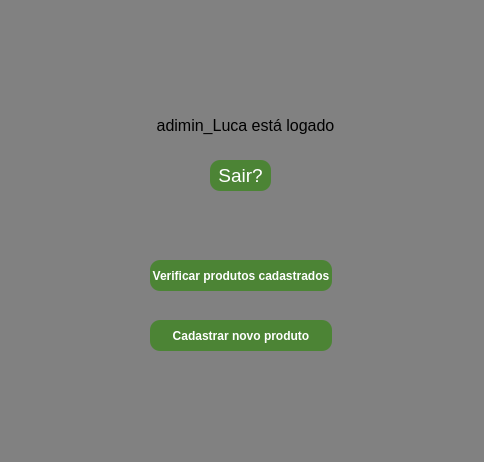
<?xml version="1.0" encoding="UTF-8"?>
<ui version="4.0">
 <class>MainWindow</class>
 <widget class="QMainWindow" name="MainWindow">
  <property name="geometry">
   <rect>
    <x>0</x>
    <y>0</y>
    <width>484</width>
    <height>462</height>
   </rect>
  </property>
  <property name="windowTitle">
   <string>Vendedor logado</string>
  </property>
  <property name="styleSheet">
   <string notr="true">background-color: rgb(129, 129, 129);
</string>
  </property>
  <widget class="QWidget" name="centralwidget">
   <widget class="QPushButton" name="botao_sair">
    <property name="geometry">
     <rect>
      <x>210</x>
      <y>160</y>
      <width>61</width>
      <height>31</height>
     </rect>
    </property>
    <property name="font">
     <font>
      <pointsize>14</pointsize>
     </font>
    </property>
    <property name="styleSheet">
     <string notr="true">background-color: rgb(76, 132, 53);
color: rgb(255, 255, 255);
border-radius: 10px;
border-style: outset;</string>
    </property>
    <property name="text">
     <string>Sair?</string>
    </property>
   </widget>
   <widget class="QLabel" name="msg_logado">
    <property name="geometry">
     <rect>
      <x>10</x>
      <y>110</y>
      <width>471</width>
      <height>31</height>
     </rect>
    </property>
    <property name="font">
     <font>
      <pointsize>12</pointsize>
     </font>
    </property>
    <property name="text">
     <string>adimin_Luca está logado</string>
    </property>
    <property name="alignment">
     <set>Qt::AlignCenter</set>
    </property>
   </widget>
   <widget class="QPushButton" name="verifCads">
    <property name="geometry">
     <rect>
      <x>150</x>
      <y>260</y>
      <width>182</width>
      <height>31</height>
     </rect>
    </property>
    <property name="font">
     <font>
      <weight>75</weight>
      <bold>true</bold>
     </font>
    </property>
    <property name="styleSheet">
     <string notr="true">background-color: rgb(76, 132, 53);
color: rgb(255, 255, 255);
border-radius: 10px;
border-style: outset;</string>
    </property>
    <property name="text">
     <string>Verificar produtos cadastrados</string>
    </property>
   </widget>
   <widget class="QPushButton" name="cadNovoProd">
    <property name="geometry">
     <rect>
      <x>150</x>
      <y>320</y>
      <width>182</width>
      <height>31</height>
     </rect>
    </property>
    <property name="font">
     <font>
      <weight>75</weight>
      <bold>true</bold>
     </font>
    </property>
    <property name="styleSheet">
     <string notr="true">background-color: rgb(76, 132, 53);
color: rgb(255, 255, 255);
border-radius: 10px;
border-style: outset;</string>
    </property>
    <property name="text">
     <string>Cadastrar novo produto</string>
    </property>
   </widget>
   <widget class="QLabel" name="label">
    <property name="geometry">
     <rect>
      <x>210</x>
      <y>40</y>
      <width>64</width>
      <height>64</height>
     </rect>
    </property>
    <property name="text">
     <string/>
    </property>
    <property name="pixmap">
     <pixmap>Perfil64.png</pixmap>
    </property>
   </widget>
  </widget>
  <widget class="QMenuBar" name="menubar">
   <property name="geometry">
    <rect>
     <x>0</x>
     <y>0</y>
     <width>484</width>
     <height>21</height>
    </rect>
   </property>
  </widget>
  <widget class="QStatusBar" name="statusbar"/>
 </widget>
 <resources/>
 <connections/>
</ui>
